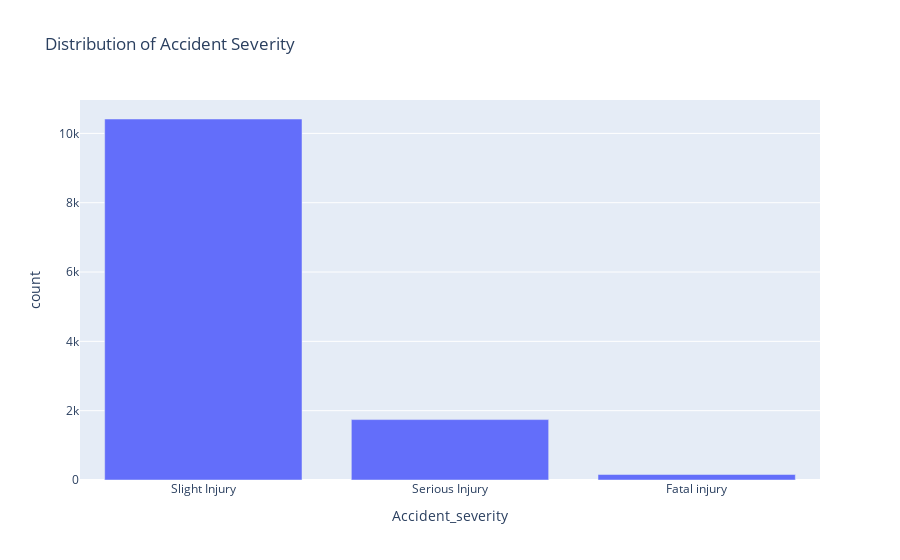

Source (notebook cell):
### Code cell
# visualize target variable
severity_counts = df['Accident_severity'].value_counts().reset_index()
fig = px.bar(severity_counts,x='Accident_severity',y='count',title='Distribution of Accident Severity')
fig.show()

### Figure 1 — Plotly figure (JSON) as saved in the notebook; plotly's stock layout.template omitted (floating-point values rounded to 4 significant figures)
{"data": [{"hovertemplate": "Accident_severity=%{x}<br>count=%{y}<extra></extra>", "legendgroup": "", "marker": {"color": "#636efa", "pattern": {"shape": ""}}, "name": "", "orientation": "v", "showlegend": false, "textposition": "auto", "type": "bar", "x": ["Slight Injury", "Serious Injury", "Fatal injury"], "xaxis": "x", "y": [10415, 1743, 158], "yaxis": "y"}], "layout": {"barmode": "relative", "legend": {"tracegroupgap": 0}, "title": {"text": "Distribution of Accident Severity"}, "xaxis": {"anchor": "y", "domain": [0, 1], "title": {"text": "Accident_severity"}}, "yaxis": {"anchor": "x", "domain": [0, 1], "title": {"text": "count"}}}}
